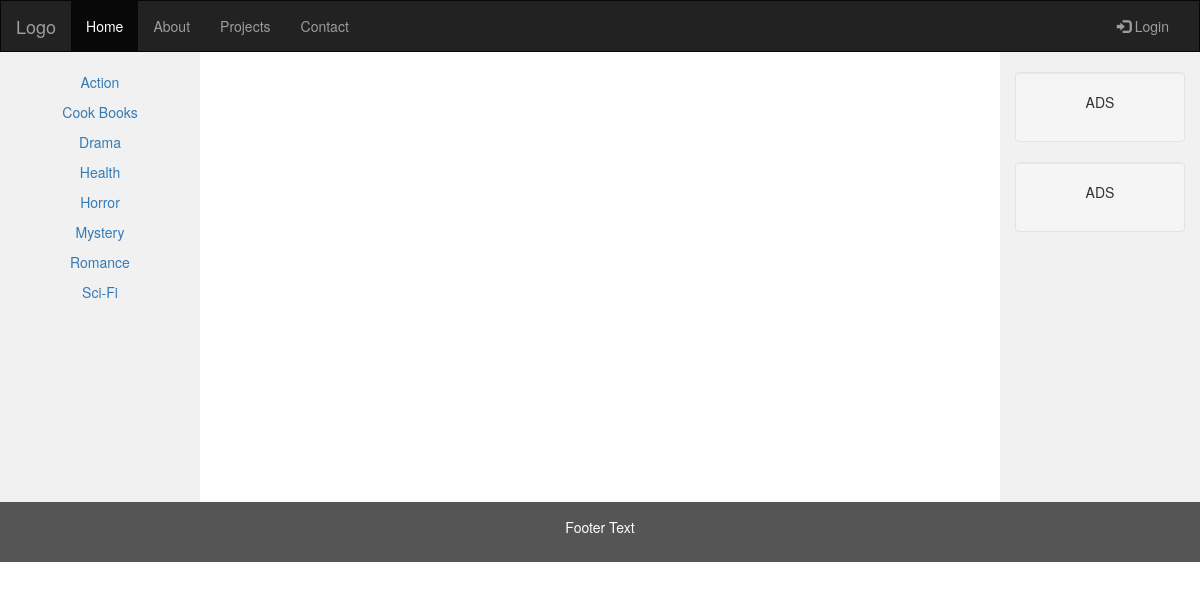
Page /index.php/categories on the committed database.
### tables this page shows
CREATE TABLE Categories (genreID VARCHAR(50) PRIMARY KEY,
                    					Title VARCHAR(150)             );

### application/controllers/Categories.php (called while the page is built, shortened)
<?php
class Categories extends CI_Controller {
    public function index()
    {
    	$category = $this->input->get('category_id');
		$this->db->where('Genre', $category);
		$res = $this->db->get('Libooks');
		$categories = $this->db->get('Categories');
		$rs['books'] = $res->result_array();
		$rs['category'] = $category;
		$rs['categories'] = $categories->result_array();
        $this->load->view('categories_page', $rs);
    }
}

### index.php (called while the page is built, shortened)
<?php
require_once BASEPATH.'core/CodeIgniter.php';

### application/views/categories_page.php (the view, shortened to what this page needs)
<!DOCTYPE html>
<html lang="en">
<head>
	<link rel="stylesheet" href="https://maxcdn.bootstrapcdn.com/bootstrap/3.3.7/css/bootstrap.min.css">
</head>
<body>
<nav class="navbar navbar-inverse">
	<div class="container-fluid">
		<div class="navbar-header">
			<a class="navbar-brand" href="#">Logo</a>
		</div>
		<div class="collapse navbar-collapse" id="myNavbar">
			<ul class="nav navbar-nav">
				<li class="active"><a href="#">Home</a></li>
				<li><a href="#">About</a></li>
				<li><a href="#">Projects</a></li>
				<li><a href="#">Contact</a></li>
			</ul>
			<ul class="nav navbar-nav navbar-right">
				<li><a href="#"><span class="glyphicon glyphicon-log-in"></span> Login</a></li>
			</ul>
		</div>
	</div>
</nav>
<div class="container-fluid text-center">
	<div class="row content">
		<div class="col-sm-2 sidenav">
			<?php foreach ($categories as $book): ?>
				<p>
					<a href="<?php echo "http://localhost/AdvancedServerCW/index.php/Categories?category_id=" . $book['genreID'] ?>"><?php echo $book['Title'] ?>
					</a>
				</p>
			<?php endforeach; ?>
		</div>
		<div class="col-sm-8 text-left">
		</div>
		<div class="col-sm-2 sidenav">
			<div class="well">
				<p>ADS</p>
			</div>
			<div class="well">
				<p>ADS</p>
			</div>
		</div>
	</div>
</div>
<footer class="container-fluid text-center">
	<p>Footer Text</p>
</footer>
</body>
</html>

### application/views/categories_page.php (style rules this page uses)
.navbar { margin-bottom: 0; border-radius: 0; }
.row.content { height: 450px }
.sidenav { padding-top: 20px; background-color: #f1f1f1; height: 100%; }
footer { background-color: #555; color: white; padding: 15px; }

### rows in the picture
categories: Title "Action"
categories: Title "Cook Books"
categories: Title "Drama"
categories: Title "Health"
categories: Title "Horror"
categories: Title "Mystery"
categories: Title "Romance"
categories: Title "Sci-Fi"
